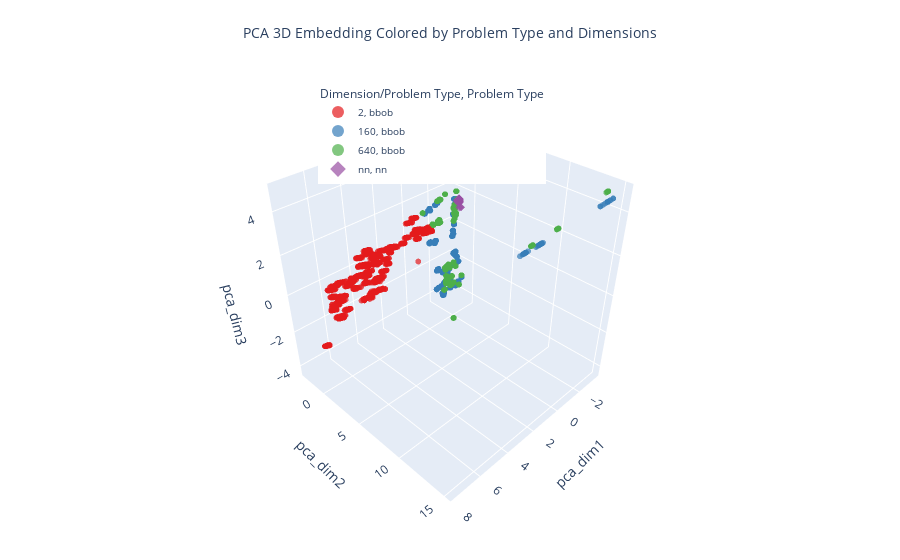

This figure's notebook cell:
### Code cell
plot_by_dimensions('pca')

### Figure 1 — Plotly figure (JSON) as saved in the notebook; plotly's stock layout.template omitted (floating-point values rounded to 4 significant figures; data arrays with more than 128 entries replaced by an {"elided": "..."} marker saying what was removed)
{"data": [{"hovertemplate": "Dimension/Problem Type=2<br>Problem Type=bbob<br>pca_dim1=%{x}<br>pca_dim2=%{y}<br>pca_dim3=%{z}<extra></extra>", "legendgroup": "2, bbob", "marker": {"color": "rgb(228,26,28)", "opacity": 0.7, "size": 2, "symbol": "circle"}, "mode": "markers", "name": "2, bbob", "scene": "scene", "showlegend": true, "type": "scatter3d", "x": {"elided": "2160 float values"}, "y": {"elided": "2160 float values"}, "z": {"elided": "2160 float values"}}, {"hovertemplate": "Dimension/Problem Type=160<br>Problem Type=bbob<br>pca_dim1=%{x}<br>pca_dim2=%{y}<br>pca_dim3=%{z}<extra></extra>", "legendgroup": "160, bbob", "marker": {"color": "rgb(55,126,184)", "opacity": 0.7, "size": 2, "symbol": "circle"}, "mode": "markers", "name": "160, bbob", "scene": "scene", "showlegend": true, "type": "scatter3d", "x": {"elided": "2160 float values"}, "y": {"elided": "2160 float values"}, "z": {"elided": "2160 float values"}}, {"hovertemplate": "Dimension/Problem Type=640<br>Problem Type=bbob<br>pca_dim1=%{x}<br>pca_dim2=%{y}<br>pca_dim3=%{z}<extra></extra>", "legendgroup": "640, bbob", "marker": {"color": "rgb(77,175,74)", "opacity": 0.7, "size": 2, "symbol": "circle"}, "mode": "markers", "name": "640, bbob", "scene": "scene", "showlegend": true, "type": "scatter3d", "x": {"elided": "2160 float values"}, "y": {"elided": "2160 float values"}, "z": {"elided": "2160 float values"}}, {"hovertemplate": "Dimension/Problem Type=nn<br>Problem Type=nn<br>pca_dim1=%{x}<br>pca_dim2=%{y}<br>pca_dim3=%{z}<extra></extra>", "legendgroup": "nn, nn", "marker": {"color": "rgb(152,78,163)", "opacity": 0.7, "size": 2, "symbol": "diamond"}, "mode": "markers", "name": "nn, nn", "scene": "scene", "showlegend": true, "type": "scatter3d", "x": {"elided": "150 float values"}, "y": {"elided": "150 float values"}, "z": {"elided": "150 float values"}}], "layout": {"legend": {"font": {"size": 10}, "itemsizing": "constant", "title": {"text": "Dimension/Problem Type, Problem Type"}, "tracegroupgap": 0, "x": 0.35, "xanchor": "left", "y": 0.9, "yanchor": "top"}, "margin": {"b": 10, "l": 10, "r": 10, "t": 30}, "scene": {"aspectmode": "manual", "aspectratio": {"x": 0.8, "y": 0.8, "z": 0.8}, "domain": {"x": [0, 1], "y": [0, 1]}, "xaxis": {"title": {"text": "pca_dim1"}}, "yaxis": {"title": {"text": "pca_dim2"}}, "zaxis": {"title": {"text": "pca_dim3"}}}, "title": {"font": {"size": 14}, "text": "PCA 3D Embedding Colored by Problem Type and Dimensions", "x": 0.5, "y": 0.95}}}
